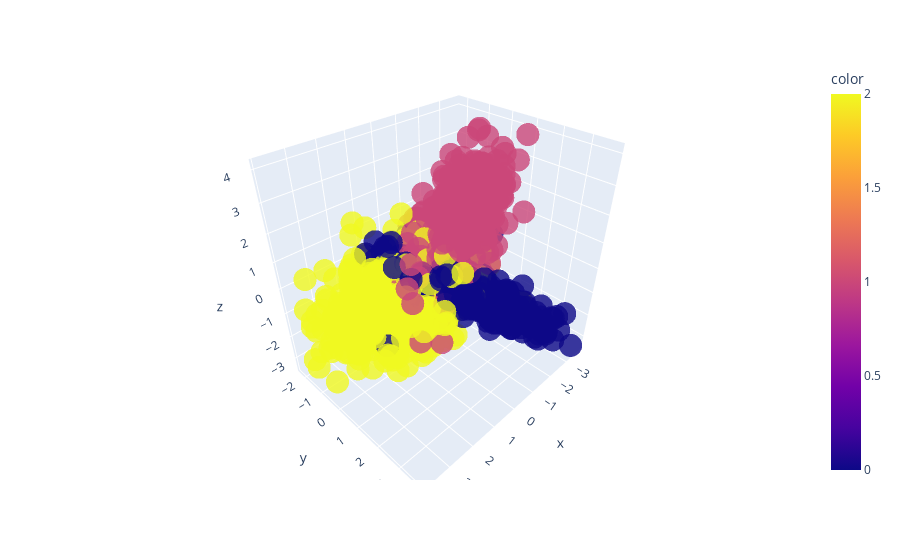

Notebook code cell kept with this figure:
### Markdown cell above
We will use Scikit-Learn’s make_classification function to generate synthetic data with 6 features, 1500 samples, and 3 classes. 

After that, we will 3D plot the first three features of the data using the Plotly Express scatter_3d function.

### Code cell
import plotly.express as px
from sklearn.datasets import make_classification

X, y = make_classification(
    n_features=6,
    n_classes=3,
    n_samples=1500,
    n_informative=2,
    random_state=5,
    n_clusters_per_class=1,
)


fig = px.scatter_3d(x=X[:, 0], y=X[:, 1], z=X[:, 2], color=y, opacity=0.8)
fig.show()

### Figure 1 — Plotly figure (JSON) as saved in the notebook; plotly's stock layout.template omitted (floating-point values rounded to 4 significant figures; data arrays with more than 128 entries replaced by an {"elided": "..."} marker saying what was removed)
{"data": [{"hovertemplate": "x=%{x}<br>y=%{y}<br>z=%{z}<br>color=%{marker.color}<extra></extra>", "legendgroup": "", "marker": {"color": {"elided": "1500 int values"}, "coloraxis": "coloraxis", "opacity": 0.8, "symbol": "circle"}, "mode": "markers", "name": "", "scene": "scene", "showlegend": false, "type": "scatter3d", "x": {"elided": "1500 float values"}, "y": {"elided": "1500 float values"}, "z": {"elided": "1500 float values"}}], "layout": {"coloraxis": {"colorbar": {"title": {"text": "color"}}, "colorscale": [[0, "#0d0887"], [0.1111, "#46039f"], [0.2222, "#7201a8"], [0.3333, "#9c179e"], [0.4444, "#bd3786"], [0.5556, "#d8576b"], [0.6667, "#ed7953"], [0.7778, "#fb9f3a"], [0.8889, "#fdca26"], [1, "#f0f921"]]}, "legend": {"tracegroupgap": 0}, "margin": {"t": 60}, "scene": {"domain": {"x": [0, 1], "y": [0, 1]}, "xaxis": {"title": {"text": "x"}}, "yaxis": {"title": {"text": "y"}}, "zaxis": {"title": {"text": "z"}}}}}
